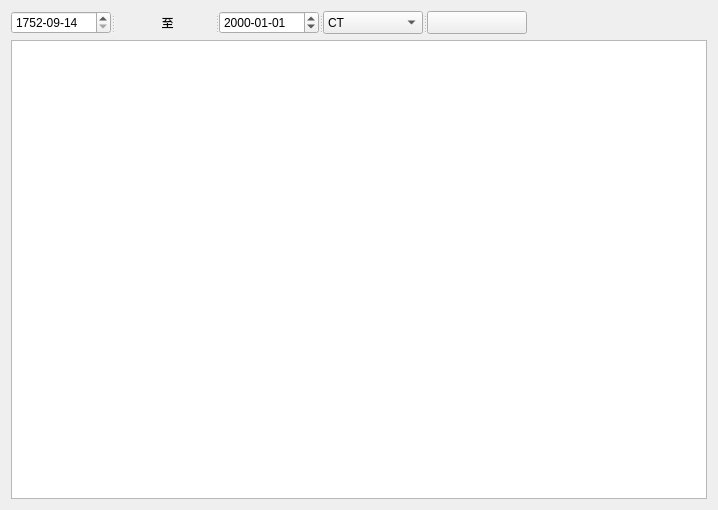
<?xml version="1.0" encoding="UTF-8"?>
<ui version="4.0">
 <class>PatientsForm</class>
 <widget class="QWidget" name="PatientsForm">
  <property name="geometry">
   <rect>
    <x>0</x>
    <y>0</y>
    <width>718</width>
    <height>510</height>
   </rect>
  </property>
  <property name="windowTitle">
   <string>Form</string>
  </property>
  <layout class="QVBoxLayout" name="verticalLayout">
   <item>
    <widget class="QSplitter" name="splitter">
     <property name="orientation">
      <enum>Qt::Horizontal</enum>
     </property>
     <widget class="QDateTimeEdit" name="dateTimeStart">
      <property name="maximumSize">
       <size>
        <width>100</width>
        <height>23</height>
       </size>
      </property>
      <property name="dateTime">
       <datetime>
        <hour>0</hour>
        <minute>0</minute>
        <second>0</second>
        <year>1752</year>
        <month>9</month>
        <day>14</day>
       </datetime>
      </property>
      <property name="time">
       <time>
        <hour>0</hour>
        <minute>0</minute>
        <second>0</second>
       </time>
      </property>
      <property name="displayFormat">
       <string>yyyy-MM-dd</string>
      </property>
     </widget>
     <widget class="QLabel" name="label">
      <property name="maximumSize">
       <size>
        <width>100</width>
        <height>23</height>
       </size>
      </property>
      <property name="text">
       <string>              至</string>
      </property>
     </widget>
     <widget class="QDateTimeEdit" name="dateTimeEnd">
      <property name="maximumSize">
       <size>
        <width>100</width>
        <height>23</height>
       </size>
      </property>
      <property name="time">
       <time>
        <hour>0</hour>
        <minute>0</minute>
        <second>0</second>
       </time>
      </property>
      <property name="displayFormat">
       <string>yyyy-MM-dd</string>
      </property>
     </widget>
     <widget class="QComboBox" name="comModality">
      <property name="maximumSize">
       <size>
        <width>100</width>
        <height>23</height>
       </size>
      </property>
      <item>
       <property name="text">
        <string>CT</string>
       </property>
      </item>
      <item>
       <property name="text">
        <string>MR</string>
       </property>
      </item>
      <item>
       <property name="text">
        <string>DR</string>
       </property>
      </item>
      <item>
       <property name="text">
        <string>CR</string>
       </property>
      </item>
     </widget>
     <widget class="QPushButton" name="lookupPatient">
      <property name="maximumSize">
       <size>
        <width>100</width>
        <height>23</height>
       </size>
      </property>
      <property name="text">
       <string/>
      </property>
      <property name="icon">
       <iconset resource="res.qrc">
        <normaloff>:/image/image/serch.png</normaloff>:/image/image/serch.png</iconset>
      </property>
     </widget>
    </widget>
   </item>
   <item>
    <widget class="QTableWidget" name="m_PatientsTable"/>
   </item>
  </layout>
 </widget>
 <resources>
  <include location="res.qrc"/>
 </resources>
 <connections/>
</ui>
